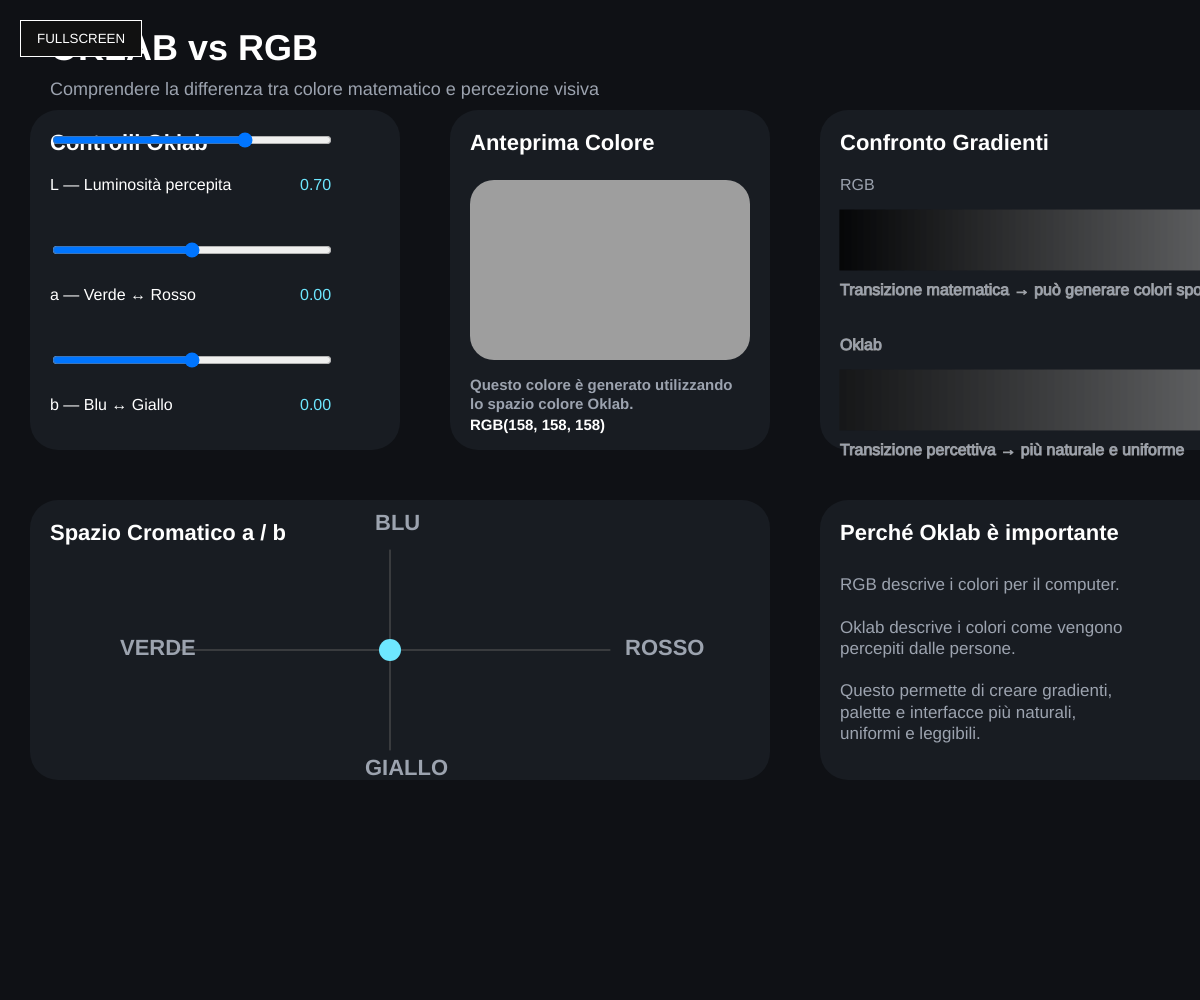
Frame 1 (no input)
Frame 60 (no input): identical to frame 1, image omitted
Frame 120 (the mouse pressed at the canvas centre since frame 60): identical to frame 1, image omitted

The p5.js sketch that drew this single still picture (run headless with seeded random() and noise() and a simulated clock; from frame 60 on, the mouse is pressed at the canvas centre):

// p5.js sketch
// ── sketch.js
// ==========================================
// OKLAB vs RGB — Interactive Laboratory
// Versione completa + Fullscreen
// p5.js
// ==========================================

let lSlider, aSlider, bSlider;
let fullscreenBtn;

const UI = {
  bg: "#0f1115",
  panel: "#181c22",
  text: "#ffffff",
  soft: "#9ca3af",
  accent: "#6ee7ff"
};

function setup() {

  createCanvas(windowWidth, windowHeight);

  textFont("Arial");

  // =========================
  // SLIDERS
  // =========================

  lSlider = createSlider(0, 1, 0.7, 0.01);
  styleSlider(lSlider, 50, 130);

  aSlider = createSlider(-0.4, 0.4, 0, 0.01);
  styleSlider(aSlider, 50, 240);

  bSlider = createSlider(-0.4, 0.4, 0, 0.01);
  styleSlider(bSlider, 50, 350);

  // =========================
  // FULLSCREEN BUTTON
  // =========================

  fullscreenBtn = createButton("FULLSCREEN");

  fullscreenBtn.position(20, 20);

  fullscreenBtn.style("background", "#111");
  fullscreenBtn.style("color", "white");
  fullscreenBtn.style("border", "1px solid white");
  fullscreenBtn.style("padding", "10px 16px");
  fullscreenBtn.style("cursor", "pointer");

  fullscreenBtn.mousePressed(toggleFullscreen);
}

function draw() {

  background(UI.bg);

  drawTitle();

  drawControlPanel();

  drawMainColor();

  drawGradientComparison();

  drawABPlane();

  drawBottomDescription();
}

// ==========================================
// FULLSCREEN
// ==========================================

function toggleFullscreen() {

  let fs = fullscreen();

  fullscreen(!fs);
}

// ==========================================
// TITLE
// ==========================================

function drawTitle() {

  fill(UI.text);
  noStroke();

  textSize(36);
  textStyle(BOLD);

  text("OKLAB vs RGB", 50, 60);

  textStyle(NORMAL);

  fill(UI.soft);

  textSize(18);

  text(
    "Comprendere la differenza tra colore matematico e percezione visiva",
    50,
    95
  );
}

// ==========================================
// CONTROL PANEL
// ==========================================

function drawControlPanel() {

  drawPanel(30, 110, 370, 340);

  fill(UI.text);

  textSize(22);
  textStyle(BOLD);

  text("Controlli Oklab", 50, 150);

  textStyle(NORMAL);

  drawSliderLabel(
    "L — Luminosità percepita",
    lSlider.value(),
    50,
    190
  );

  drawSliderLabel(
    "a — Verde ↔ Rosso",
    aSlider.value(),
    50,
    300
  );

  drawSliderLabel(
    "b — Blu ↔ Giallo",
    bSlider.value(),
    50,
    410
  );
}

function drawSliderLabel(label, value, x, y) {

  fill(UI.text);

  textSize(16);

  text(label, x, y);

  fill(UI.accent);

  text(
    nf(value, 1, 2),
    x + 250,
    y
  );
}

// ==========================================
// MAIN COLOR PREVIEW
// ==========================================

function drawMainColor() {

  let rgb = getCurrentColor();

  drawPanel(450, 110, 320, 340);

  fill(UI.text);

  textSize(22);
  textStyle(BOLD);

  text("Anteprima Colore", 470, 150);

  noStroke();

  fill(rgb[0], rgb[1], rgb[2]);

  rect(470, 180, 280, 180, 24);

  fill(UI.soft);

  textSize(15);

  text(
    "Questo colore è generato utilizzando\nlo spazio colore Oklab.",
    470,
    390
  );

  fill(UI.text);

  text(
    `RGB(${floor(rgb[0])}, ${floor(rgb[1])}, ${floor(rgb[2])})`,
    470,
    430
  );
}

// ==========================================
// GRADIENT COMPARISON
// ==========================================

function drawGradientComparison() {

  drawPanel(820, 110, 560, 340);

  fill(UI.text);

  textSize(22);
  textStyle(BOLD);

  text("Confronto Gradienti", 840, 150);

  textStyle(NORMAL);

  // RGB LABEL

  fill(UI.soft);
  textSize(16);

  text("RGB", 840, 190);

  drawRGBGradient(840, 210, 500, 60);

  fill(UI.soft);

  text(
    "Transizione matematica → può generare colori sporchi",
    840,
    295
  );

  // OKLAB LABEL

  fill(UI.soft);

  text("Oklab", 840, 350);

  drawOklabGradient(840, 370, 500, 60);

  fill(UI.soft);

  text(
    "Transizione percettiva → più naturale e uniforme",
    840,
    455
  );
}

// ==========================================
// RGB GRADIENT
// ==========================================

function drawRGBGradient(x, y, w, h) {

  let base = getCurrentColor();

  for (let i = 0; i < w; i++) {

    let t = i / w;

    let r = lerp(0, base[0], t);
    let g = lerp(0, base[1], t);
    let b = lerp(0, base[2], t);

    stroke(r, g, b);

    line(x + i, y, x + i, y + h);
  }
}

// ==========================================
// OKLAB GRADIENT
// ==========================================

function drawOklabGradient(x, y, w, h) {

  let L = lSlider.value();
  let A = aSlider.value();
  let B = bSlider.value();

  for (let i = 0; i < w; i++) {

    let t = i / w;

    let c = oklabToSRGB(
      lerp(0.2, L, t),
      lerp(0, A, t),
      lerp(0, B, t)
    );

    stroke(c[0], c[1], c[2]);

    line(x + i, y, x + i, y + h);
  }
}

// ==========================================
// AB PLANE
// ==========================================

function drawABPlane() {

  drawPanel(30, 500, 740, 280);

  fill(UI.text);

  textSize(22);
  textStyle(BOLD);

  text("Spazio Cromatico a / b", 50, 540);

  push();

  translate(390, 650);

  stroke(90);

  line(-220, 0, 220, 0);
  line(0, -100, 0, 100);

  fill(UI.soft);
  noStroke();

  text("VERDE", -270, 5);
  text("ROSSO", 235, 5);

  text("BLU", -15, -120);
  text("GIALLO", -25, 125);

  let a = aSlider.value();
  let b = bSlider.value();

  let x = map(a, -0.4, 0.4, -200, 200);
  let y = map(b, -0.4, 0.4, 90, -90);

  fill("#6ee7ff");

  ellipse(x, y, 22);

  pop();
}

// ==========================================
// DESCRIPTION
// ==========================================

function drawBottomDescription() {

  drawPanel(820, 500, 560, 280);

  fill(UI.text);

  textSize(22);
  textStyle(BOLD);

  text("Perché Oklab è importante", 840, 540);

  textStyle(NORMAL);

  fill(UI.soft);

  textSize(17);

  text(
    "RGB descrive i colori per il computer.\n\n" +
    "Oklab descrive i colori come vengono\n" +
    "percepiti dalle persone.\n\n" +
    "Questo permette di creare gradienti,\n" +
    "palette e interfacce più naturali,\n" +
    "uniformi e leggibili.",
    840,
    590
  );
}

// ==========================================
// UTILITIES
// ==========================================

function styleSlider(slider, x, y) {

  slider.position(x, y);

  slider.style("width", "280px");
}

function drawPanel(x, y, w, h) {

  noStroke();

  fill(UI.panel);

  rect(x, y, w, h, 28);
}

function getCurrentColor() {

  return oklabToSRGB(
    lSlider.value(),
    aSlider.value(),
    bSlider.value()
  );
}

// ==========================================
// OKLAB → RGB
// ==========================================

function oklabToSRGB(L, a, b) {

  let l = L + 0.3963377774 * a + 0.2158037573 * b;
  let m = L - 0.1055613458 * a - 0.0638541728 * b;
  let s = L - 0.0894841775 * a - 1.2914855480 * b;

  l = l * l * l;
  m = m * m * m;
  s = s * s * s;

  let r =
    +4.0767416621 * l
    -3.3077115913 * m
    +0.2309699292 * s;

  let g =
    -1.2684380046 * l
    +2.6097574011 * m
    -0.3413193965 * s;

  let bb =
    -0.0041960863 * l
    -0.7034186147 * m
    +1.7076147010 * s;

  r = linearToSrgb(r);
  g = linearToSrgb(g);
  bb = linearToSrgb(bb);

  return [
    constrain(r * 255, 0, 255),
    constrain(g * 255, 0, 255),
    constrain(bb * 255, 0, 255)
  ];
}

function linearToSrgb(x) {

  return x <= 0.0031308
    ? 12.92 * x
    : 1.055 * pow(x, 1 / 2.4) - 0.055;
}

// ==========================================
// RESPONSIVE
// ==========================================

function windowResized() {

  resizeCanvas(windowWidth, windowHeight);

  fullscreenBtn.position(20, 20);
}
